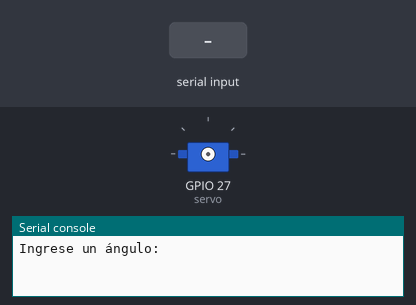
Recording of a program running on a simulated ESP32 board running MicroPython. Shown: servo, the last lines printed to the serial console. The inputs (shaded band) are chosen by the test bench. Servo angles are drawn from the pulse width (0.5 ms = 0°, 2.5 ms = 180°).

Above: at 1.2 s.
1.3 s: "5" typed at the serial console, then Enter
2.8 s: "90" typed at the serial console, then Enter
At 4.0 s:
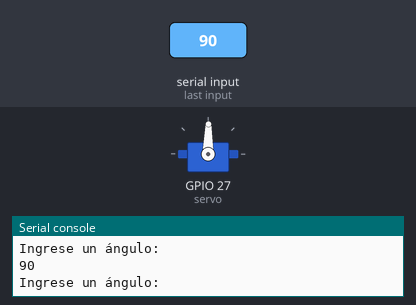
Timing chart, 0 to 5.8 s (numbered marks = the images above; inputs shaded):
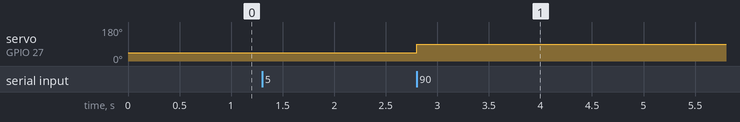

Measured:
- after the input at 2.8 s, servo on GPIO 27 (servo): 45° → 89° at once

The program:

pwm_servo.py
```python
from machine import Pin, PWM
import utime

servo = PWM(Pin(27), freq = 50)

def main():
    while True:
        angulo = float(input('Ingrese un ángulo: '))

        if angulo >= 0 and angulo <= 180:
            ciclo = (61.728*angulo**2 - 1E-10*angulo + 1E6)
            ciclo /= 1E6
            ciclo = int(ciclo*1023/20)
            servo.duty(ciclo
                       )
        else:
            print("Digite un ángulo entre 0 y 180")

if __name__ == "__main__":
    main()
```
